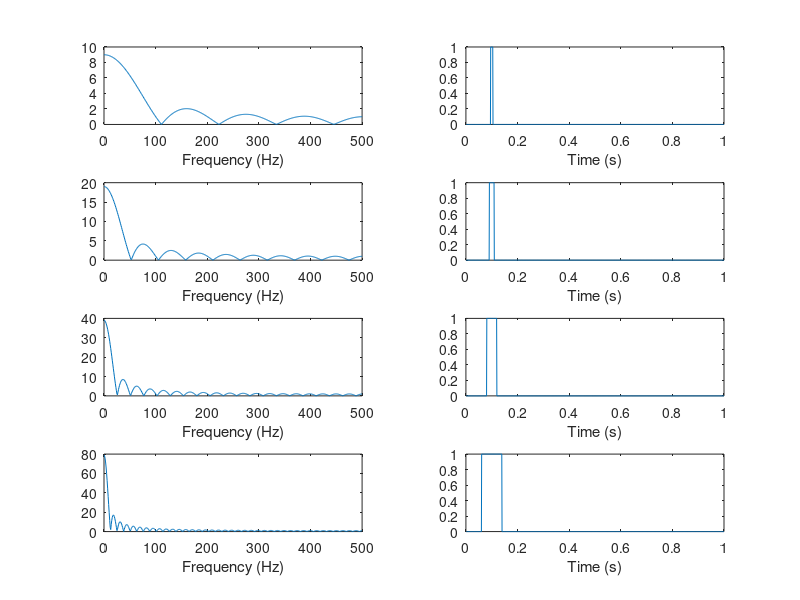

Write the MATLAB code that produced this figure.
clear;
close;
home;

fs = 1e3;
dt = 1/fs;
totalT = 1.0;
t = dt:dt:totalT;
t0 = 0.1;
T = 0.01;

function retval = sP(x,t0,T)
  retval = zeros(size(x));
  retval(find(and(x>t0-T/2,x<t0+T/2))) = 1.0;
endfunction

function [f,S] = set_spectrum(t,t0,T,fs)
  s = sP(t,t0,T);
  S = fft(s);
  S = S(1:end/2);
  S = abs(S);
  N = length(S);
  f = linspace(0,fs/2,N);
endfunction

subplot(4,2,1)
[f,S] = set_spectrum(t,t0,T,fs);
plot(f,S)
xlabel("Frequency (Hz)")
subplot(4,2,2)
plot(t,sP(t,t0,T))
xlabel("Time (s)")
subplot(4,2,3)
[f,S] = set_spectrum(t,t0,T*2,fs);
plot(f,S)
xlabel("Frequency (Hz)")
subplot(4,2,4)
plot(t,sP(t,t0,T*2))
xlabel("Time (s)")
subplot(4,2,5)
[f,S] = set_spectrum(t,t0,T*4,fs);
plot(f,S)
xlabel("Frequency (Hz)")
subplot(4,2,6)
plot(t,sP(t,t0,T*4))
xlabel("Time (s)")
subplot(4,2,7)
[f,S] = set_spectrum(t,t0,T*8,fs);
plot(f,S)
xlabel("Frequency (Hz)")
subplot(4,2,8)
plot(t,sP(t,t0,T*8))
xlabel("Time (s)")
